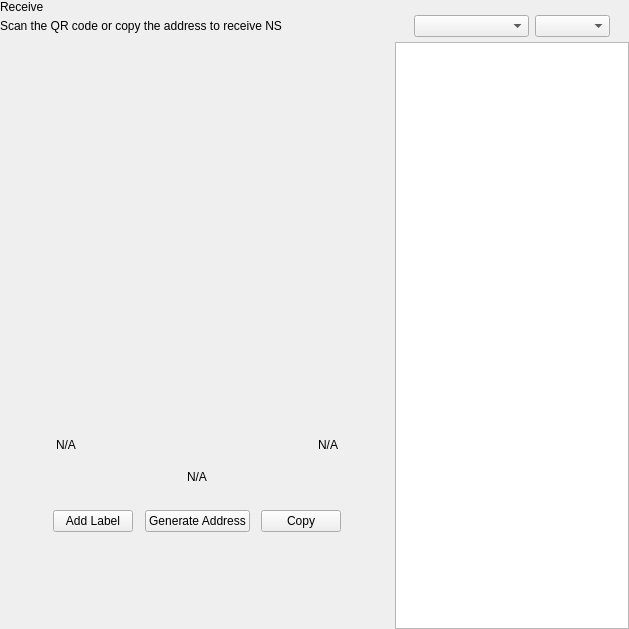
<?xml version="1.0" encoding="UTF-8"?>
<ui version="4.0">
 <class>ReceiveWidget</class>
 <widget class="QWidget" name="ReceiveWidget">
  <property name="geometry">
   <rect>
    <x>0</x>
    <y>0</y>
    <width>629</width>
    <height>629</height>
   </rect>
  </property>
  <property name="minimumSize">
   <size>
    <width>0</width>
    <height>0</height>
   </size>
  </property>
  <property name="windowTitle">
   <string>Form</string>
  </property>
  <layout class="QHBoxLayout" name="horizontalLayout_2" stretch="2,1">
   <property name="spacing">
    <number>0</number>
   </property>
   <property name="leftMargin">
    <number>0</number>
   </property>
   <property name="topMargin">
    <number>0</number>
   </property>
   <property name="rightMargin">
    <number>0</number>
   </property>
   <property name="bottomMargin">
    <number>0</number>
   </property>
   <item>
    <widget class="QWidget" name="left" native="true">
     <layout class="QVBoxLayout" name="verticalLayout_3">
      <property name="leftMargin">
       <number>0</number>
      </property>
      <property name="topMargin">
       <number>0</number>
      </property>
      <property name="rightMargin">
       <number>0</number>
      </property>
      <property name="bottomMargin">
       <number>0</number>
      </property>
      <item>
       <layout class="QVBoxLayout" name="verticalLayout_2">
        <property name="spacing">
         <number>0</number>
        </property>
        <property name="leftMargin">
         <number>0</number>
        </property>
        <item>
         <layout class="QHBoxLayout" name="horizontalLayout_3">
          <property name="spacing">
           <number>0</number>
          </property>
          <item>
           <layout class="QVBoxLayout" name="verticalLayout_4">
            <property name="spacing">
             <number>5</number>
            </property>
            <item>
             <widget class="QLabel" name="labelTitle">
              <property name="text">
               <string>Receive</string>
              </property>
             </widget>
            </item>
            <item alignment="Qt::AlignTop">
             <widget class="QLabel" name="labelSubtitle1">
              <property name="text">
               <string>Scan the QR code or copy the address to receive NS</string>
              </property>
             </widget>
            </item>
           </layout>
          </item>
          <item>
           <spacer name="horizontalSpacer">
            <property name="orientation">
             <enum>Qt::Horizontal</enum>
            </property>
            <property name="sizeHint" stdset="0">
             <size>
              <width>40</width>
              <height>20</height>
             </size>
            </property>
           </spacer>
          </item>
         </layout>
        </item>
        <item>
         <spacer name="verticalSpacer_2">
          <property name="orientation">
           <enum>Qt::Vertical</enum>
          </property>
          <property name="sizeType">
           <enum>QSizePolicy::Expanding</enum>
          </property>
          <property name="sizeHint" stdset="0">
           <size>
            <width>20</width>
            <height>50</height>
           </size>
          </property>
         </spacer>
        </item>
        <item alignment="Qt::AlignHCenter">
         <widget class="QWidget" name="layoutQR" native="true">
          <property name="maximumSize">
           <size>
            <width>510</width>
            <height>16777215</height>
           </size>
          </property>
          <layout class="QVBoxLayout" name="verticalLayoutQr">
           <item>
            <spacer name="verticalSpacer11">
             <property name="orientation">
              <enum>Qt::Vertical</enum>
             </property>
             <property name="sizeType">
              <enum>QSizePolicy::Fixed</enum>
             </property>
             <property name="sizeHint" stdset="0">
              <size>
               <width>20</width>
               <height>20</height>
              </size>
             </property>
            </spacer>
           </item>
           <item alignment="Qt::AlignHCenter">
            <widget class="QLabel" name="labelQrImg">
             <property name="minimumSize">
              <size>
               <width>260</width>
               <height>260</height>
              </size>
             </property>
             <property name="maximumSize">
              <size>
               <width>260</width>
               <height>260</height>
              </size>
             </property>
             <property name="text">
              <string/>
             </property>
             <property name="alignment">
              <set>Qt::AlignCenter</set>
             </property>
            </widget>
           </item>
           <item>
            <spacer name="verticalSpacer_21">
             <property name="orientation">
              <enum>Qt::Vertical</enum>
             </property>
             <property name="sizeType">
              <enum>QSizePolicy::Fixed</enum>
             </property>
             <property name="sizeHint" stdset="0">
              <size>
               <width>20</width>
               <height>30</height>
              </size>
             </property>
            </spacer>
           </item>
           <item>
            <widget class="QWidget" name="widget" native="true">
             <property name="minimumSize">
              <size>
               <width>0</width>
               <height>0</height>
              </size>
             </property>
             <layout class="QHBoxLayout" name="horizontalLayout_5">
              <item>
               <widget class="QLabel" name="labelLabel">
                <property name="text">
                 <string notr="true">N/A</string>
                </property>
               </widget>
              </item>
              <item>
               <spacer name="horizontalSpacer_2">
                <property name="orientation">
                 <enum>Qt::Horizontal</enum>
                </property>
                <property name="sizeHint" stdset="0">
                 <size>
                  <width>141</width>
                  <height>20</height>
                 </size>
                </property>
               </spacer>
              </item>
              <item>
               <widget class="QLabel" name="labelDate">
                <property name="text">
                 <string notr="true">N/A</string>
                </property>
                <property name="alignment">
                 <set>Qt::AlignRight|Qt::AlignTrailing|Qt::AlignVCenter</set>
                </property>
               </widget>
              </item>
             </layout>
            </widget>
           </item>
           <item>
            <widget class="QLabel" name="labelAddress">
             <property name="sizePolicy">
              <sizepolicy hsizetype="Expanding" vsizetype="Preferred">
               <horstretch>0</horstretch>
               <verstretch>0</verstretch>
              </sizepolicy>
             </property>
             <property name="minimumSize">
              <size>
               <width>300</width>
               <height>0</height>
              </size>
             </property>
             <property name="text">
              <string notr="true">N/A</string>
             </property>
             <property name="alignment">
              <set>Qt::AlignCenter</set>
             </property>
            </widget>
           </item>
           <item>
            <spacer name="verticalSpacer_4">
             <property name="orientation">
              <enum>Qt::Vertical</enum>
             </property>
             <property name="sizeType">
              <enum>QSizePolicy::Fixed</enum>
             </property>
             <property name="sizeHint" stdset="0">
              <size>
               <width>20</width>
               <height>20</height>
              </size>
             </property>
            </spacer>
           </item>
           <item>
            <layout class="QHBoxLayout" name="horizontalLayout_4">
             <item alignment="Qt::AlignHCenter">
              <widget class="QPushButton" name="pushButtonLabel">
               <property name="focusPolicy">
                <enum>Qt::NoFocus</enum>
               </property>
               <property name="text">
                <string>Add Label</string>
               </property>
              </widget>
             </item>
             <item alignment="Qt::AlignHCenter">
              <widget class="QPushButton" name="pushButtonNewAddress">
               <property name="focusPolicy">
                <enum>Qt::NoFocus</enum>
               </property>
               <property name="text">
                <string>Generate Address</string>
               </property>
              </widget>
             </item>
             <item alignment="Qt::AlignHCenter">
              <widget class="QPushButton" name="pushButtonCopy">
               <property name="focusPolicy">
                <enum>Qt::NoFocus</enum>
               </property>
               <property name="text">
                <string>Copy</string>
               </property>
              </widget>
             </item>
            </layout>
           </item>
           <item>
            <spacer name="verticalSpacer_3">
             <property name="orientation">
              <enum>Qt::Vertical</enum>
             </property>
             <property name="sizeType">
              <enum>QSizePolicy::Expanding</enum>
             </property>
             <property name="sizeHint" stdset="0">
              <size>
               <width>20</width>
               <height>20</height>
              </size>
             </property>
            </spacer>
           </item>
          </layout>
         </widget>
        </item>
        <item>
         <spacer name="verticalSpacer">
          <property name="orientation">
           <enum>Qt::Vertical</enum>
          </property>
          <property name="sizeHint" stdset="0">
           <size>
            <width>20</width>
            <height>40</height>
           </size>
          </property>
         </spacer>
        </item>
       </layout>
      </item>
     </layout>
    </widget>
   </item>
   <item>
    <widget class="QWidget" name="right" native="true">
     <layout class="QVBoxLayout" name="verticalLayout_5">
      <property name="spacing">
       <number>0</number>
      </property>
      <property name="leftMargin">
       <number>1</number>
      </property>
      <property name="topMargin">
       <number>0</number>
      </property>
      <property name="rightMargin">
       <number>0</number>
      </property>
      <property name="bottomMargin">
       <number>0</number>
      </property>
      <item>
       <layout class="QVBoxLayout" name="container_right">
        <property name="spacing">
         <number>0</number>
        </property>
        <property name="leftMargin">
         <number>0</number>
        </property>
        <property name="rightMargin">
         <number>0</number>
        </property>
        <item>
         <layout class="QVBoxLayout" name="verticalLayout">
          <property name="spacing">
           <number>6</number>
          </property>
          <property name="leftMargin">
           <number>19</number>
          </property>
          <property name="rightMargin">
           <number>19</number>
          </property>
          <item>
           <widget class="OptionButton" name="btnRequest" native="true"/>
          </item>
          <item>
           <widget class="OptionButton" name="btnMyAddresses" native="true">
            <property name="sizePolicy">
             <sizepolicy hsizetype="Preferred" vsizetype="Minimum">
              <horstretch>0</horstretch>
              <verstretch>0</verstretch>
             </sizepolicy>
            </property>
           </widget>
          </item>
         </layout>
        </item>
        <item>
         <widget class="QWidget" name="sortWidget" native="true">
          <layout class="QHBoxLayout" name="horizontalLayout_6">
           <property name="leftMargin">
            <number>19</number>
           </property>
           <property name="rightMargin">
            <number>19</number>
           </property>
           <property name="bottomMargin">
            <number>5</number>
           </property>
           <item>
            <spacer name="horizontalSpacer_3">
             <property name="orientation">
              <enum>Qt::Horizontal</enum>
             </property>
             <property name="sizeHint" stdset="0">
              <size>
               <width>40</width>
               <height>20</height>
              </size>
             </property>
            </spacer>
           </item>
           <item>
            <widget class="QComboBox" name="comboBoxSort">
             <property name="sizePolicy">
              <sizepolicy hsizetype="Preferred" vsizetype="Fixed">
               <horstretch>0</horstretch>
               <verstretch>0</verstretch>
              </sizepolicy>
             </property>
             <property name="minimumSize">
              <size>
               <width>115</width>
               <height>0</height>
              </size>
             </property>
            </widget>
           </item>
           <item>
            <widget class="QComboBox" name="comboBoxSortOrder">
             <property name="sizePolicy">
              <sizepolicy hsizetype="Preferred" vsizetype="Fixed">
               <horstretch>0</horstretch>
               <verstretch>0</verstretch>
              </sizepolicy>
             </property>
             <property name="minimumSize">
              <size>
               <width>75</width>
               <height>0</height>
              </size>
             </property>
            </widget>
           </item>
          </layout>
         </widget>
        </item>
        <item>
         <widget class="QListView" name="listViewAddress"/>
        </item>
       </layout>
      </item>
     </layout>
    </widget>
   </item>
  </layout>
 </widget>
 <customwidgets>
  <customwidget>
   <class>OptionButton</class>
   <extends>QWidget</extends>
   <header>qt/pivx/optionbutton.h</header>
   <container>1</container>
  </customwidget>
 </customwidgets>
 <resources/>
 <connections/>
</ui>
